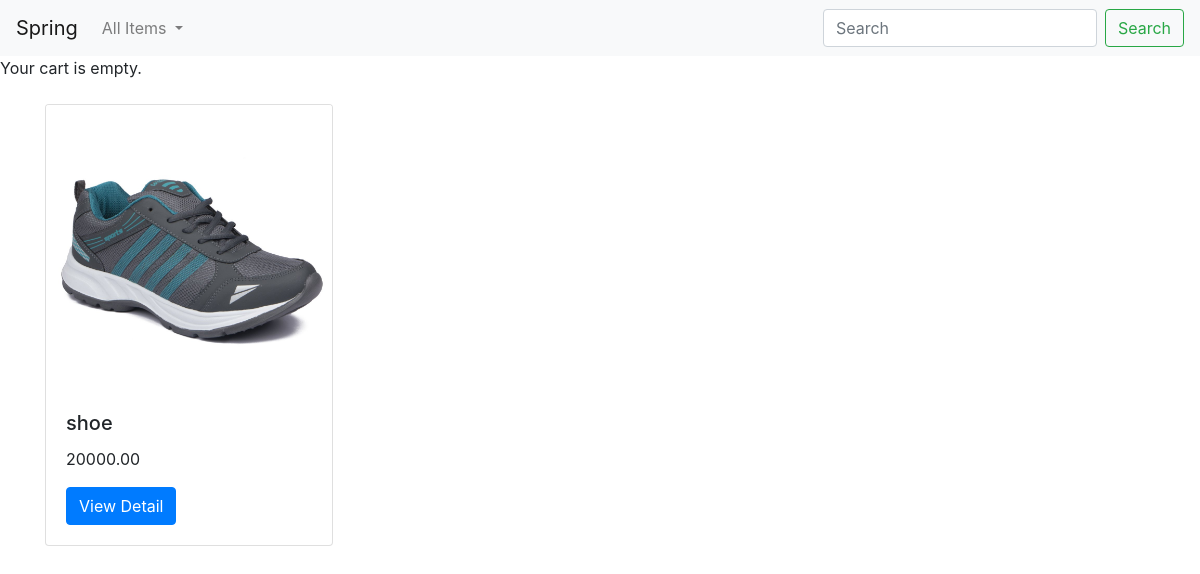
/shoes/, run on the app's committed database.
### shop/models.py (models this page shows, shortened)
class Product(models.Model):
	category = models.ForeignKey(Category, on_delete=models.CASCADE, related_name='products')
	name = models.CharField(max_length=255, db_index=True)
	slug = models.SlugField(max_length=255, db_index=True)
	image = models.ImageField(upload_to='products/%Y/%m/%d', blank=True)
	description = models.TextField(blank=True)
	price = models.DecimalField(max_digits=10, decimal_places=2)
	available = models.BooleanField(default=True)
	created = models.DateTimeField(auto_now_add=True)
	updated = models.DateTimeField(auto_now=True)
	class Meta:
		ordering = ['name',]
		index_together = (('id', 'slug'),)
	def get_absolute_url(self):
		return reverse('shop:product_detail', args=[self.id, self.slug])

### shop/views.py (the view)
# urls.py: path('', views.product_list, name='product_list'),
def product_list(request, category_slug=None):
	category = None
	categories = Category.objects.all()
	products = Product.objects.filter(available=True)
	if category_slug:
		category = get_object_or_404(Category, slug=category_slug)
		products = products.filter(category=category)
	return render(request, 'shop/product/list.html', {'category':category, 'categories':categories, 'products':products})

### cart/cart.py (called while the page is built)
	def __len__(self):
		return sum(item['quantity'] for item in self.cart.values())

### cart/context_processors.py (called while the page is built)
def cart(request):
	return {'cart':Cart(request)}

### shop/models.py (called while the page is built)
	def get_absolute_url(self):
		return reverse('shop:product_list_by_category', args=[self.slug])

### shop/templates/shop/product/list.html (shortened to what this page needs)
{% extends 'shop/base.html' %}
{% block content %}
<nav class="navbar navbar-expand-lg navbar-light bg-light">
  <a class="navbar-brand" href="{% url 'shop:product_list' %}">Spring</a>
  <div class="collapse navbar-collapse" id="navbarSupportedContent">
    <ul class="navbar-nav mr-auto">
      <li class="nav-item dropdown">
        <a class="nav-link dropdown-toggle" href="#" id="navbarDropdown" role="button" data-toggle="dropdown" aria-haspopup="true" aria-expanded="false">
          All Items
        </a>
      </li>
    </ul>
    <form class="form-inline my-2 my-lg-0 ml-auto">
      <input class="form-control mr-sm-2" type="search" placeholder="Search" aria-label="Search">
      <button class="btn btn-outline-success my-2 my-sm-0" type="submit">Search</button>
    </form>
  </div>
</nav>
<div>
{% with total_items=cart|length %}
  {% if cart|length > 0 %}
    Your cart : <a href="{% url 'cart:cart_detail' %}">
      {{ total_items }} item{{ total_items|pluralize }}, {{ cart.get_total_price }} MMK
    </a>
  {% else %}
    Your cart is empty.
  {% endif %}
{% endwith %}
</div>
<br>
<div class="container">
	<div class="row">
{% for product in products %}
	<div class="col-lg-4">
	<div class="card" style="width: 18rem;">
	  <img src="{{ product.image.url }}" class="card-img-top" alt="...">
	  <div class="card-body">
	    <h5 class="card-title">{{ product.name }}</h5>
	    <p class="card-text">{{ product.price }}</p>
	    <a href="{{ product.get_absolute_url }}" class="btn btn-primary">View Detail</a>
	  </div>
	</div>
	</div>
{% endfor %}
	</div>
</div>
{% endblock %}

### data on the page
Product: image (picture), name "shoe", price "20000.00"
